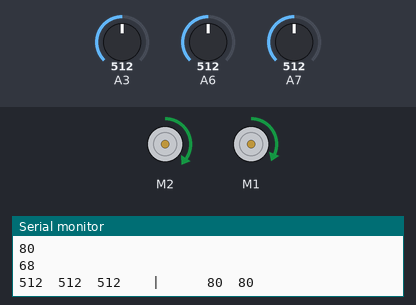
This sketch was run on a simulated Arduino Nano, built with avr-gcc and run on an emulated ATmega328P. Shown: 2 × DC motor (green arrow = forward, orange = backward, longer = faster), the last lines printed to the serial monitor. Inputs (shaded band) come from the test bench; at power-on: A3 = 512, A7 = 512, A6 = 512.

Above: at 3.7 s.
3.8 s: A3 set to 484
At 5.0 s:
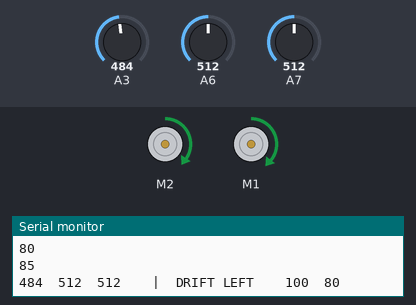
5.3 s: A7 set to 487
At 6.7 s:
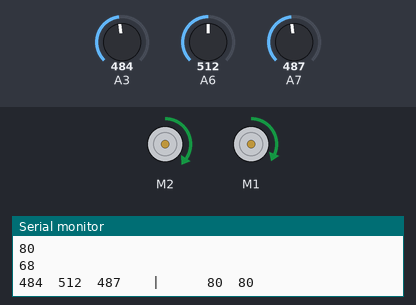
8.3 s: A6 set to 483
At 9.3 s:
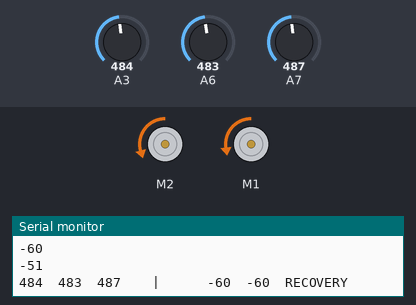
9.8 s: A3 set to 510
At 10.4 s:
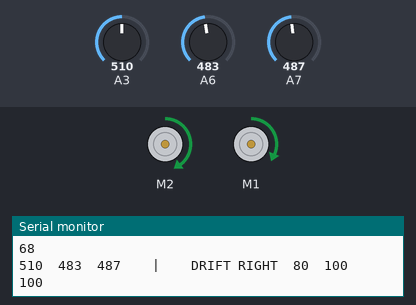
11.3 s: A3 set to 490
At 12.4 s:
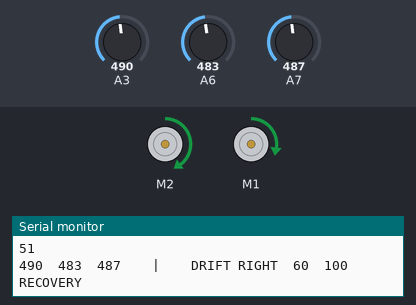
12.8 s: A3 set to 511
At 13.2 s:
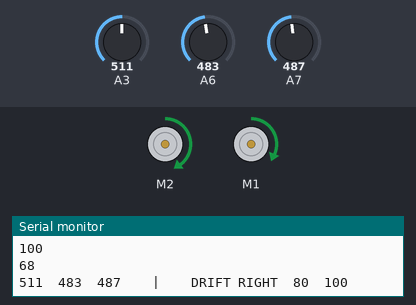
Timing chart, 0 to 15.3 s (numbered marks = the images above; inputs shaded):
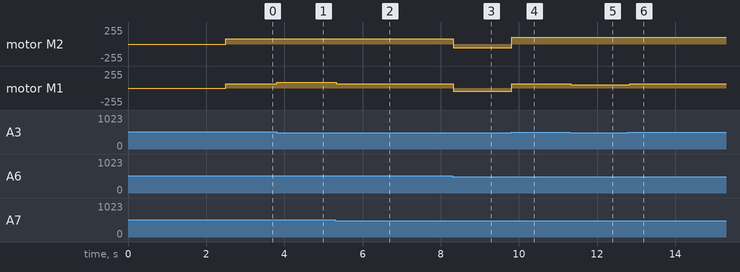

The sketch:

linefollow.ino
```cpp
/***********************************************************************
 * Adapted from Exp6_2_LineFollowing_IRSensors -- RedBot Experiment 6
 ***********************************************************************/

#include <RedBot.h>
RedBotSensor left = RedBotSensor(A3);   // initialize a left sensor object on A3
RedBotSensor center = RedBotSensor(A6); // initialize a center sensor object on A6
RedBotSensor right = RedBotSensor(A7);  // initialize a right sensor object on A7

#define SPEED 80
#define MIN_SPEED 60

#define SPEED_ADJUSTMENT 20

// These thresholds are manually configured.
#define TAPE_THRESHOLD  500 // above this value, we are looking at the tape

RedBotMotors motors;
int leftSpeed;   // variable used to store the leftMotor speed
int rightSpeed;  // variable used to store the rightMotor speed

bool driftingRight = false;
bool driftingLeft = false;

void setup()
{
  Serial.begin(9600);
  Serial.println("Line Following Startup");
  Serial.println("------------------------------------------");
  delay(2000);
  Serial.println("IR Sensor Readings: ");
  delay(500);
}

void loop()
{
  bool inRecovery = false;
  int leftReading = left.read();
  int centerReading = center.read();
  int rightReading = right.read();

  // reset speeds to base speed
  leftSpeed =  SPEED;
  rightSpeed = SPEED;

  // no drift
  if((onTape(centerReading) && !onTape(leftReading) && !onTape(rightReading)) ||
     (onTape(centerReading) && onTape(leftReading) && onTape(rightReading))) {
    driftingLeft = false;
    driftingRight = false;
  }

  // drifting left
  if( !driftingRight && ((onTape(rightReading) && onTape(centerReading) && !onTape(leftReading)) ||
                         (onTape(rightReading) && !onTape(centerReading) && !onTape(leftReading))))
  {
    driftingLeft = true;
    leftSpeed += SPEED_ADJUSTMENT;
  }

  // drift right
  if( !driftingLeft && ((onTape(leftReading) && onTape(centerReading) && !onTape(rightReading)) ||
                        (onTape(leftReading) && !onTape(centerReading) && !onTape(rightReading))))
  {
    driftingRight = true;
    rightSpeed += SPEED_ADJUSTMENT;
  }

  // recovery
  if(!onTape(leftReading) && !onTape(centerReading) && !onTape(rightReading))
  {
    inRecovery = true;
    if(driftingLeft) {
      leftSpeed = SPEED + 20;
      rightSpeed = MIN_SPEED;
    }
    else if(driftingRight) {
      rightSpeed = SPEED + 20;
      leftSpeed = MIN_SPEED;
    }
    else {
      leftSpeed = -MIN_SPEED;
      rightSpeed = -MIN_SPEED;
    }
  }

  driveRightForward(rightSpeed);
  driveLeftForward(leftSpeed);

  Serial.print(leftReading);
  Serial.print("\t");  // tab character
  Serial.print(centerReading);
  Serial.print("\t");  // tab character
  Serial.print(rightReading);
  Serial.print("\t");
  Serial.print("\t|\t");
  if(driftingLeft) { Serial.print("DRIFT LEFT"); }
  Serial.print("\t");
  if(driftingRight) { Serial.print("DRIFT RIGHT"); }
  Serial.print("\t");
  Serial.print(leftSpeed);
  Serial.print("\t");
  Serial.print(rightSpeed);
  if(inRecovery) { Serial.print("\tRECOVERY"); }
  Serial.println();
}

void driveLeftForward(int speed) {
  int adjustedSpeed = -0.85 * speed;
  Serial.println(-1 * adjustedSpeed);
  motors.leftMotor(adjustedSpeed);
}

void driveLeftBackward(int speed) {
  int adjustedSpeed = 0.85 * speed;
  Serial.println(-1 * adjustedSpeed);
  motors.leftMotor(adjustedSpeed);
}

void driveRightForward(int speed) {
  Serial.println(speed);
  motors.rightMotor(speed);
}

void driveRightBackward(int speed) {
  Serial.println(-1 * speed);
  motors.rightMotor(-1 * speed);
}

bool onTape(int sensorReading) {
  return sensorReading > TAPE_THRESHOLD;
}
```

Measured:
- the behaviour switches between 501 and 500 on A6 (found by bisection; images 2 and 3)
- after the input at 3.8 s, motor M1: forward 67/255 → forward 84/255 at once
- after the input at 5.3 s, motor M1: forward 84/255 → forward 67/255 at once
- after the input at 8.3 s, motor M2: forward 79/255 → backward 59/255 at once; motor M1: forward 67/255 → backward 51/255 at once
- after the input at 9.8 s, motor M2: backward 59/255 → forward 99/255 at once; motor M1: backward 51/255 → forward 67/255 at once
- after the input at 11.3 s, motor M1: forward 67/255 → forward 51/255 at once
- after the input at 12.8 s, motor M1: forward 51/255 → forward 67/255 at once
